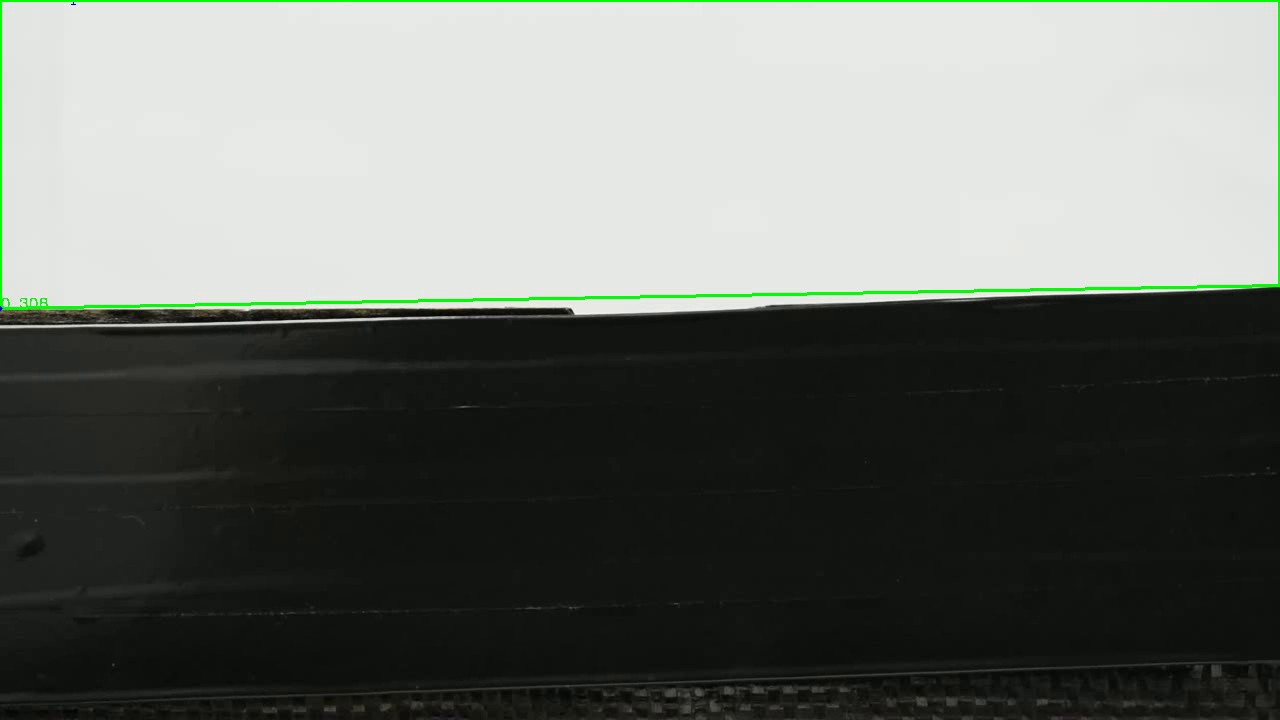
#> input picture frame 13 of videoSalida.avi, 1280 x 720 px, given in place of Video_Flexion1.MOV, which was not available
$ python Flexion_Cam.py
#> lines starting #> are read from the running program, lines starting #| are printed output that depends on the picture; after the words box and inside, x2 and y2 are one past the last pixel; in counts of white or black regions, pixels touching at a corner belong together; long printed decimals are rounded; pictures that were not available may be replaced by others from this repository, and a replacement may not be noted
#!/usr/bin/env python3
# -*- coding: utf-8 -*-
"""
Created on Mon Nov 27 12:25:53 2023

@author: CCTVal - SVL
"""

import cv2
import numpy as np

font = cv2.FONT_HERSHEY_COMPLEX


#%% Procesamiento por video

import cv2
import numpy as np
import time
import pandas as pd

font = cv2.FONT_HERSHEY_COMPLEX


# Abrir video
cap = cv2.VideoCapture('Video_Flexion1.MOV') #poner nombre video

primer_frame = True

if not cap.isOpened():
  print("Cannot open camera")
  exit()

sec_init = time.time()

y_inicial = 0
deformacion_final = 0
deformation_list = []

while (cap.isOpened()):
    # Capture frame-by-frame
    ret, frame = cap.read()
#> frame is the input picture: shape (720, 1280, 3); mean B, G, R 106.6, 111.7, 107.9
    if ret==True:
        resized = cv2.resize(frame,(1280,720))

        # Aplicar median blur para difuminar bordes
        frame_blured = cv2.medianBlur(resized, 5)

        # Convertir a escala de grises
        frame_gray = cv2.cvtColor(frame_blured, cv2.COLOR_BGR2GRAY)

        # Aplicar umbral para posteriormente detectar contornos con facilidad
        frame_umbral = cv2.threshold(frame_gray, 210, 255, cv2.THRESH_BINARY)[1]
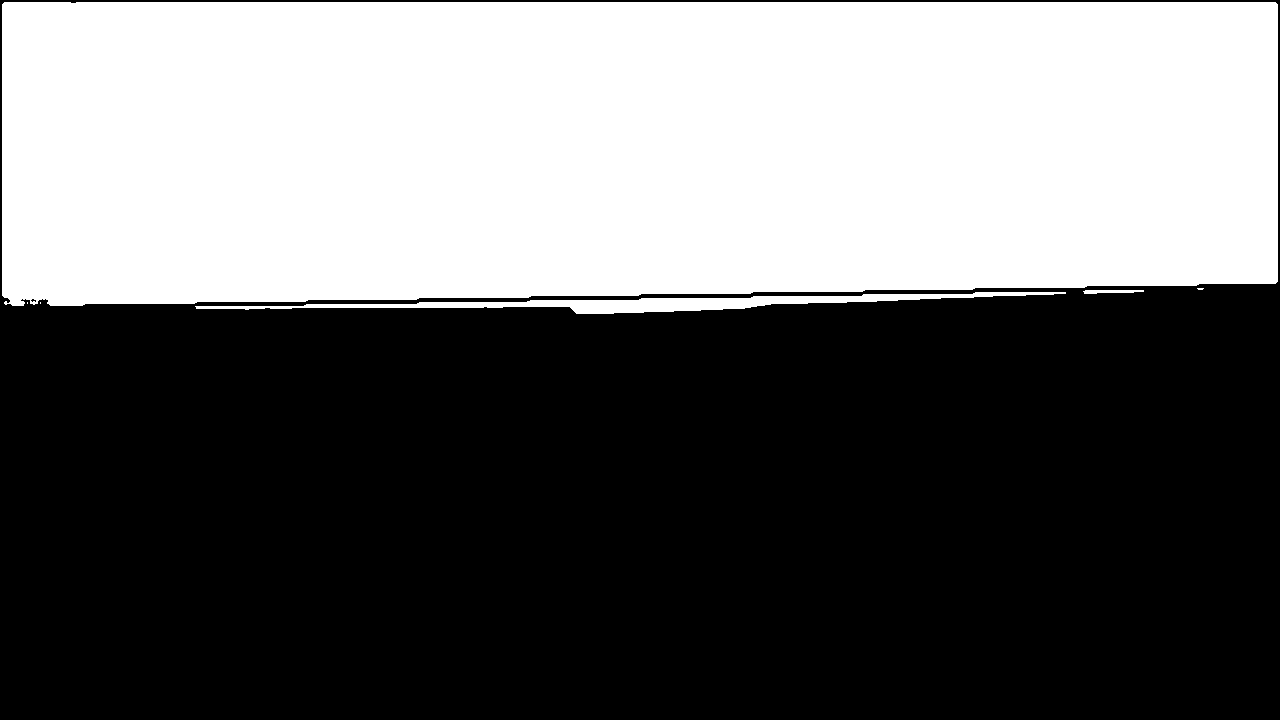
#> frame_umbral: shape (720, 1280); 41.2% white; 6 white regions (3 under 20 px)

        # Encontrar contornos
        frame_contours, _ = cv2.findContours(frame_umbral, cv2.RETR_EXTERNAL, cv2.CHAIN_APPROX_SIMPLE)
#> frame_contours = 6 contours, 3 with area under 20; largest, box (x1, y1, x2, y2) and area: (2, 2, 1278, 306) 372127, (195, 292, 1066, 314) 4976, (1083, 290, 1144, 294) 121

        # Seleccionar contorno que abarca mayor área en cada imagen
        max_area_frame_contours = max(frame_contours, key=cv2.contourArea)
#> max_area_frame_contours = contour of 106 points, box (x1, y1, x2, y2) (2, 2, 1278, 306), area 372127

        # Obtener los vertices donde están las esquinas del contorno. Variar parámetro de escalamiento en caso de querer distintas respuestas.
        approx_inicial = cv2.approxPolyDP(max_area_frame_contours, 0.011 * cv2.arcLength(max_area_frame_contours, True), True)
#> approx_inicial = [[2, 4], [5, 304], [1277, 281], [1275, 2]]

        # Hay que obtener el valor X de la coordenada con Y más alto, para poner el dibujo la imagen
        x_array_frame = approx_inicial[:, :, 0].ravel()
#> x_array_frame = [2, 5, 1277, 1275]
        y_array_frame = approx_inicial[:, :, 1].ravel()
#> y_array_frame = [4, 304, 281, 2]

        max_y_index = np.argmax(y_array_frame)
#> max_y_index = 1
        x_coordenate_y_max = x_array_frame[max_y_index]
#> x_coordenate_y_max = 5

        y_ordenado_final = np.sort(y_array_frame)[::-1]
#> y_ordenado_final = [304, 281, 4, 2]

        pos_final_y = y_ordenado_final[0] # corresponde al max value de las posiciones Y
#> pos_final_y = 304

        if primer_frame:
            print("Primer frame")
            y_inicial = pos_final_y
#> y_inicial = 304
            print(" \n \n DEFORMACIÓN FINAL:  0  [mm]")
            primer_frame=False
        else:
            deformacion_final = (pos_final_y - y_inicial)*0.13020833333333334
            print(" \n \n DEFORMACIÓN FINAL: ", deformacion_final," [mm]")

        deformation_list.append(deformacion_final)


        approx_matrix_flat = approx_inicial.ravel()
#> approx_matrix_flat = [2, 4, 5, 304, 1277, 281, 1275, 2]

        # Contador de elementos en arreglo approx_matrix_flat
        i=0

        for j in approx_matrix_flat :
                if(i % 2 == 0):
                    x = approx_matrix_flat[i]
                    y = approx_matrix_flat[i + 1]

                    # String containing the co-ordinates.
                    string = str(x) + " " + str(y)

                    if(i == 0):
                        # text on topmost co-ordinate.
                        cv2.putText(resized, "Arrow tip", (x, y),
                                        font, 0.5, (255, 0, 0))
                    else:
                        # text on remaining co-ordinates.
                        cv2.putText(resized, string, (x, y),
                                  font, 0.5, (0, 255, 0))
                i = i + 1
#> this loop made 8 passes
#> (j, x, y) on passes 1, 3, 5, 7: (2, 2, 4), (5, 5, 304), (1277, 1277, 281), (1275, 1275, 2)
#> resized: shape (720, 1280, 3); 0.03% of pixels changed, all inside (x1, y1, x2, y2) = (3, 0, 1280, 305)
#> after the loop, i = 8

        cv2.drawContours(resized, [approx_inicial], -1, (0, 255, 0), 2)
#> resized: shape (720, 1280, 3); mean B, G, R 104.4, 111.9, 105.6
        cv2.line(resized,(x_coordenate_y_max,y_inicial),(x_coordenate_y_max,pos_final_y),(255,0,0),4)
#> resized: shape (720, 1280, 3); mean B, G, R 104.4, 111.9, 105.6

        cv2.imshow("Video", resized)


        tecla = cv2.waitKey(1)
#> (key q is pressed here)
        if tecla == ord('q'):
            break
    else: break

sec_final = time.time()

print('Tiempo video', sec_final-sec_init)


cap.release()
cv2.destroyAllWindows()


#Exportar deformaciones a excel
data = {'Columna': deformation_list}
df = pd.DataFrame(data)

# Exportar a un archivo Excel
nombre_archivo_excel = 'output.xlsx'
df.to_excel(nombre_archivo_excel, index=False)

#%% Procesamiento en base a dos imagenes: Inicial -> Final

#Relación pixel-milimetro
relacion_pixel_mm = 0.1736111111111111

# Cargar imágenes
imagen_inicial = cv2.imread('Imagenes_Flexion/pintada_inicial.JPG')
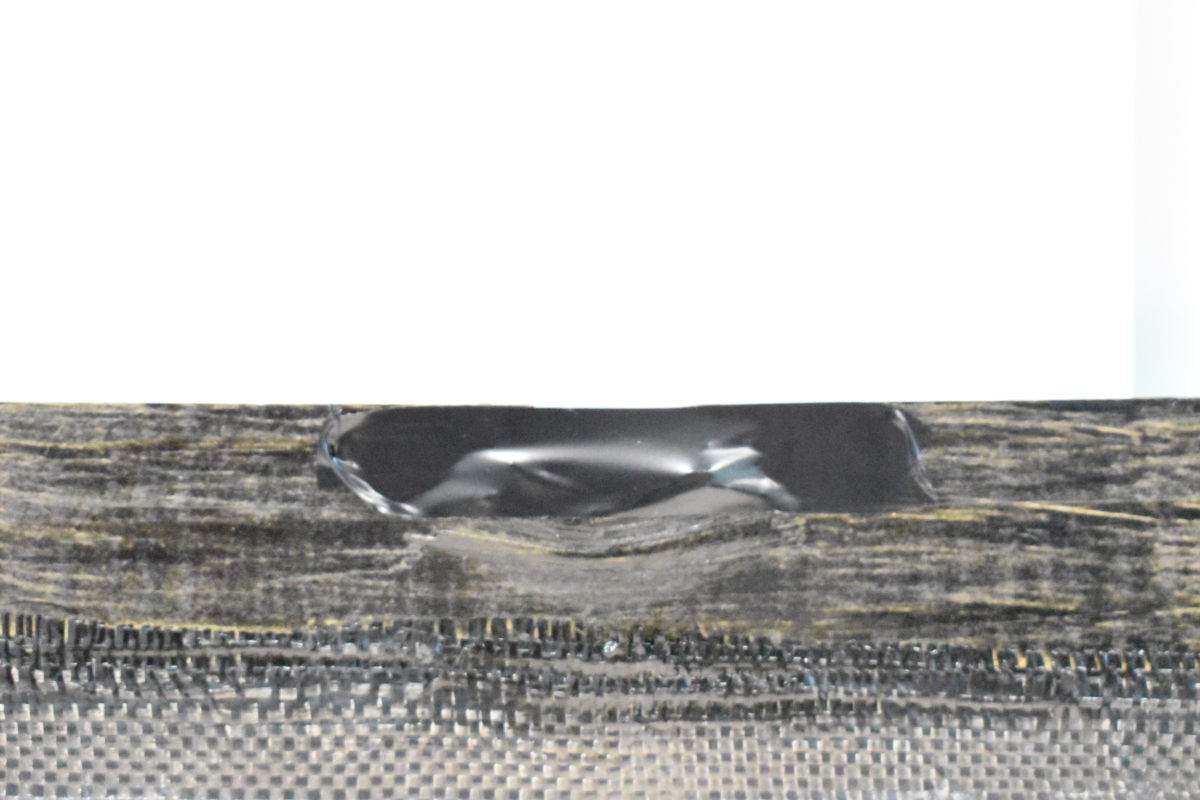
#> input picture Imagenes_Flexion/pintada_inicial.JPG, 6000 x 4000 px (shown at 1/5 size)
#> imagen_inicial is the input picture: shape (4000, 6000, 3); mean B, G, R 190.3, 191.9, 192.4
imagen_final = cv2.imread('Imagenes_Flexion/pintada_final.jpg')
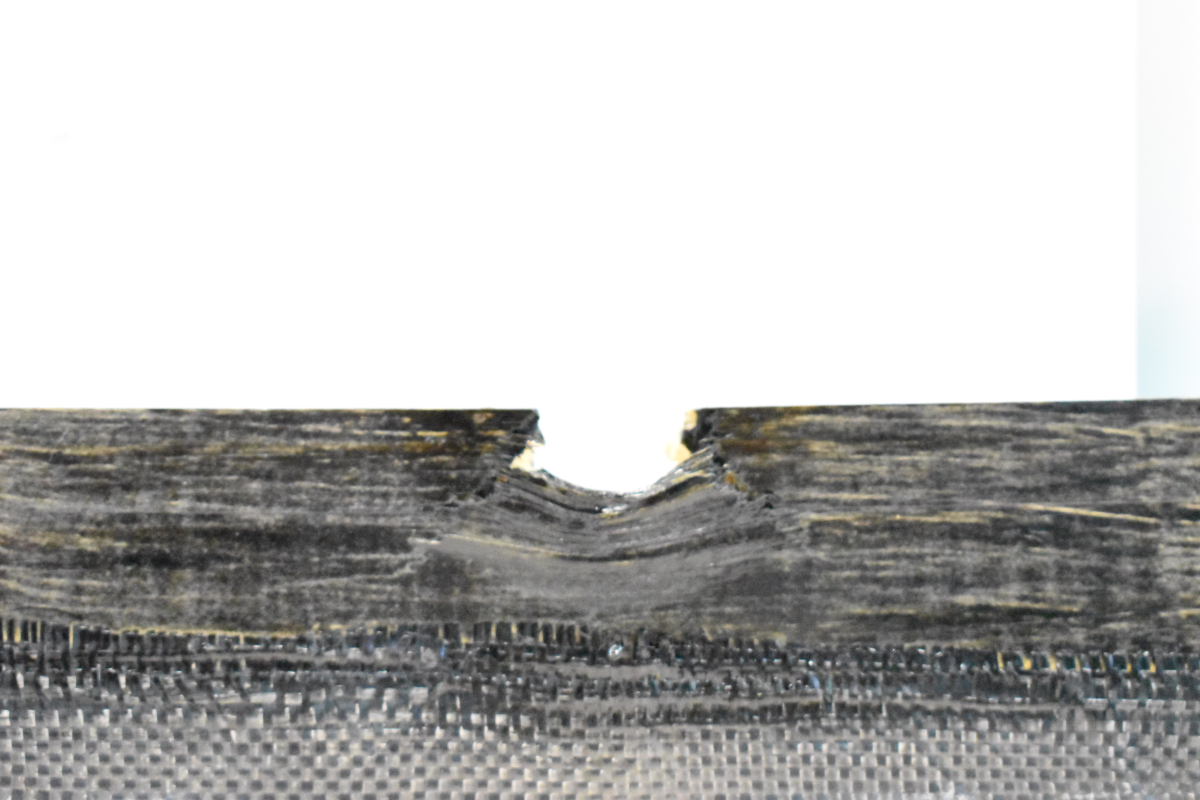
#> input picture Imagenes_Flexion/pintada_final.JPG, 6000 x 4000 px, found by its file name (shown at 1/5 size)
#> imagen_final is the input picture: shape (4000, 6000, 3); mean B, G, R 186.2, 187.4, 187.7

# Re dimenzionar imagenes a tamaño 1280 o el que se requiera
imagen_inicial = cv2.resize(imagen_inicial, (1280, 720))
#> imagen_inicial: shape (720, 1280, 3)
imagen_final = cv2.resize(imagen_final, (1280, 720))
#> imagen_final: shape (720, 1280, 3)

# Aplicar filtro gaussiano para difuminar bordes
# imagen_inicial_blured = cv2.medianBlur(imagen_inicial, 9)
# imagen_final_blured = cv2.medianBlur(imagen_final, 9)

imagen_inicial_blured = cv2.medianBlur(imagen_inicial, 3)
imagen_final_blured = cv2.medianBlur(imagen_final, 3)

# Convertir a escala de grises
gris_inicial = cv2.cvtColor(imagen_inicial_blured, cv2.COLOR_BGR2GRAY)
gris_final = cv2.cvtColor(imagen_final_blured, cv2.COLOR_BGR2GRAY)

# Aplicar umbral para posteriormente detectar contornos con facilidad
umbral_inicial = cv2.threshold(gris_inicial, 200, 255, cv2.THRESH_BINARY)[1]
#> umbral_inicial: shape (720, 1280); 52.3% white; 4 black regions, box (x1, y1, x2, y2) and area: (0, 357, 1280, 720) 439042, (645, 701, 664, 720) 186, (665, 693, 676, 709) 110, (974, 718, 985, 720) 20
umbral_final = cv2.threshold(gris_final, 180, 255, cv2.THRESH_BINARY)[1]
#> umbral_final: shape (720, 1280); 54.2% white; 16 black regions (2 under 20 px)

# Encontrar contornos de imagen inicial y final
contornos_inicial, _ = cv2.findContours(umbral_inicial, cv2.RETR_EXTERNAL, cv2.CHAIN_APPROX_SIMPLE)
#> contornos_inicial = 432 contours, 260 with area under 20; largest, box (x1, y1, x2, y2) and area: (0, 0, 1280, 368) 463238, (637, 669, 706, 720) 894, (753, 403, 804, 424) 504, (515, 405, 586, 417) 492, (714, 677, 761, 720) 456
contornos_final, _ = cv2.findContours(umbral_final, cv2.RETR_EXTERNAL, cv2.CHAIN_APPROX_SIMPLE)
#> contornos_final = 427 contours, 247 with area under 20; largest, box (x1, y1, x2, y2) and area: (0, 0, 1280, 448) 478736, (614, 668, 780, 720) 3971, (586, 688, 633, 720) 330, (507, 680, 555, 720) 305, (534, 691, 569, 720) 272

# Seleccionar contorno que abarca mayor área en cada imagen
max_area_contour_inicial = max(contornos_inicial, key=cv2.contourArea)
#> max_area_contour_inicial = contour of 111 points, box (x1, y1, x2, y2) (0, 0, 1280, 368), area 463238
max_area_contour_final = max(contornos_final, key=cv2.contourArea)
#> max_area_contour_final = contour of 357 points, box (x1, y1, x2, y2) (0, 0, 1280, 448), area 478736

# -
# -
# - Adaptación de 1 cliclo For de esta página:
# - https://www.geeksforgeeks.org/find-co-ordinates-of-contours-using-opencv-python/
# -
# -

# Obtener los vertices donde están las esquinas del contorno. Variar parámetro de escalamiento en caso de querer distintas respuestas.
approx_inicial = cv2.approxPolyDP(max_area_contour_inicial, 0.009 * cv2.arcLength(max_area_contour_inicial, True), True)
#> approx_inicial = [[0, 0], [0, 361], [1279, 357], [1279, 0]]
approx_final = cv2.approxPolyDP(max_area_contour_final, 0.009 * cv2.arcLength(max_area_contour_final, True), True)
#> approx_final = contour of 9 points, box (x1, y1, x2, y2) (0, 0, 1280, 448), area 479813

# Hay que obtener el valor X de la coordenada con Y más alto, para poner el dibujo la imagen
x_array_final = approx_final[:, :, 0].ravel() #no está ordenado
#> x_array_final = [0, 0, 567, 546, 682, 748, 749, 1279, 1279]

print("Vertices de contorno: \n", approx_final)
#| Vertices de contorno:
#|  [[[   0    0]]
#|  [[   0  367]]
#|  [[ 567  367]]
#|  [[ 546  420]]
#|  [[ 682  447]]
#> (further printed lines are left out)

y_array_inicial = approx_inicial[:, :, 1].ravel()
#> y_array_inicial = [0, 361, 357, 0]
y_array_final = approx_final[:, :, 1].ravel()
#> y_array_final = [0, 367, 367, 420, 447, 425, 366, 358, 0]
print("y_array_final:", y_array_final)
#| y_array_final: [  0 367 367 420 447 425 366 358   0]
print("x_array_final:", x_array_final)
#| x_array_final: [   0    0  567  546  682  748  749 1279 1279]

max_y_index = np.argmax(y_array_final)
#> max_y_index = 4
x_coordenate_y_max = x_array_final[max_y_index]
#> x_coordenate_y_max = 682

y_ordenado_inicial = np.sort(y_array_inicial)[::-1]
#> y_ordenado_inicial = [361, 357, 0, 0]
y_ordenado_final = np.sort(y_array_final)[::-1]
#> y_ordenado_final = [447, 425, 420, 367, 367, 366, 358, 0, 0]

print("[INICIAL] Coordenadas de Y ordenadas ",y_ordenado_inicial)
#| [INICIAL] Coordenadas de Y ordenadas  [361 357   0   0]
print("[FINAL] Coordenadas de Y ordenadas ",y_ordenado_final)
#| [FINAL] Coordenadas de Y ordenadas  [447 425 420 367 367 366 358   0   0]

pos_inicial_y = y_ordenado_inicial[0]
#> pos_inicial_y = 361
pos_final_y = y_ordenado_final[0] # corresponde al max value de las posiciones Y
#> pos_final_y = 447

deformacion_final = (pos_final_y - pos_inicial_y)*0.1736111111111111
#> deformacion_final = 14.93
print(" \n \n DEFORMACIÓN FINAL:   ", deformacion_final, "[mm]")
#|  DEFORMACIÓN FINAL:    14.931 [mm]

# ACÁ EN ADELANTE SON CONFIGURACIONES DE VISUALIZACIÓN


# A CONTINUACIÓN SE USA SOLO PARA PONER TEXTOS EN LAS ESQUINAS DETECTADAS
# Transformar la matrix anterior a vector de una dimensión
approx_matrix_flat = approx_final.ravel()
#> approx_matrix_flat = 18 values, max 1279 at index 14, min 0 at index 0, mean 477.8

# Contador de elementos en arreglo approx_matrix_flat
i=0

for j in approx_matrix_flat :
        if(i % 2 == 0):
            x = approx_matrix_flat[i]
            y = approx_matrix_flat[i + 1]

            # String containing the co-ordinates.
            string = str(x) + " " + str(y)

            if(i == 0):
                # text on topmost co-ordinate.
                cv2.putText(imagen_final, "Arrow tip", (x, y),
                                font, 0.5, (255, 0, 0))
            else:
                # text on remaining co-ordinates.
                cv2.putText(imagen_final, string, (x, y),
                          font, 0.5, (0, 255, 0))
        i = i + 1
#> this loop made 18 passes
#> (j, x, y) on passes 3, 5, 7, 9, 11, 13, 15, 17: (0, 0, 367), (567, 567, 367), (546, 546, 420), (682, 682, 447), (748, 748, 425), (749, 749, 366), (1279, 1279, 358), (1279, 1279, 0)
#> imagen_final: shape (720, 1280, 3); mean B, G, R 185.9, 187.4, 187.4
#> after the loop, i = 18

# Dibujar contornos (opcional, solo para visualización)
#cv2.drawContours(imagen_inicial, contornos_inicial, -1, (0, 255, 0), 2)
cv2.drawContours(imagen_inicial, [approx_inicial], -1, (0, 255, 0), 2)
#> imagen_inicial: shape (720, 1280, 3); mean B, G, R 188.1, 191.9, 190.2
cv2.drawContours(imagen_final, [approx_final], -1, (0, 255, 0), 2)
#> imagen_final: shape (720, 1280, 3); mean B, G, R 183.9, 187.7, 185.4

# Dibujar lina de y minimos
cv2.line(imagen_inicial,(0,y_ordenado_inicial[0]),(1280,y_ordenado_inicial[1]),(255,0,0),4)
#> imagen_inicial: shape (720, 1280, 3); mean B, G, R 189.2, 190.1, 189.6
cv2.line(imagen_final,(x_coordenate_y_max,pos_inicial_y),(x_coordenate_y_max,pos_final_y),(255,0,0),4)
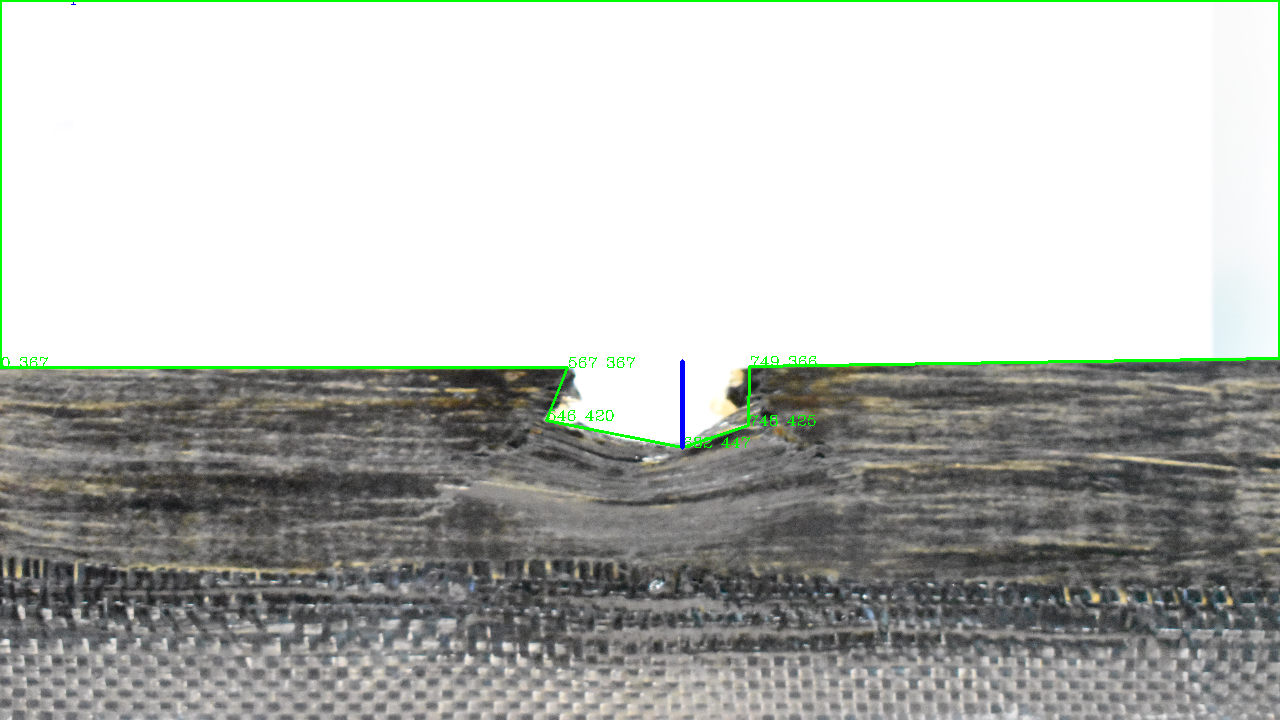
#> imagen_final: shape (720, 1280, 3); mean B, G, R 183.9, 187.5, 185.3

# Mostrar imágenes (opcional)
cv2.imshow('Imagen Inicial', imagen_inicial)
#cv2.imshow('Escala de grises Final', umbral_final)
cv2.imshow('Imagen Final', imagen_final)
cv2.waitKey(0)
cv2.destroyAllWindows()


# %% Prueba 2

#import cv2 as cv
#from matplotlib import pyplot as plt
#
#img = cv.imread('posinit.jpg', cv.IMREAD_GRAYSCALE)
## Initiate ORB detector
#orb = cv.ORB_create()
## find the keypoints with ORB
#kp = orb.detect(img,None)
## compute the descriptors with ORB
#kp, des = orb.compute(img, kp)
## draw only keypoints location,not size and orientation
#img2 = cv.drawKeypoints(img, kp, None, color=(0,255,0), flags=0)
#plt.imshow(img2), plt.show()
